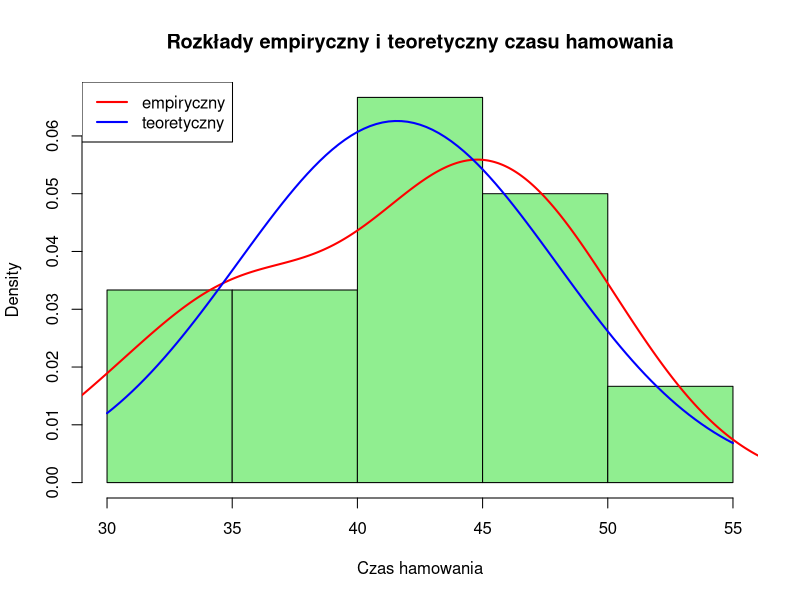

Reproduce this figure in R.
x <- c(43, 47, 30, 45, 51, 48, 36, 41, 34, 36, 42 ,46)

mu_est <- mean(x)
print(mu_est)

sigma_est <- sd(x)
print(sigma_est)

val_est <- dnorm(x, mu_est, sigma_est)
print(val_est)
print(sum(val_est))

hist(x, 
     xlab = "Czas hamowania", 
     main = "Rozkłady empiryczny i teoretyczny czasu hamowania",
     probability = TRUE, 
     col = "lightgreen",
     )
lines(density(x), col = "red", lwd = 2)
curve(dnorm(x, mu_est, sigma_est), 
      add = TRUE, col = "blue", lwd = 2)
legend("topleft", legend = c("empiryczny", "teoretyczny"), col = c("red", "blue"), lwd = 2)

